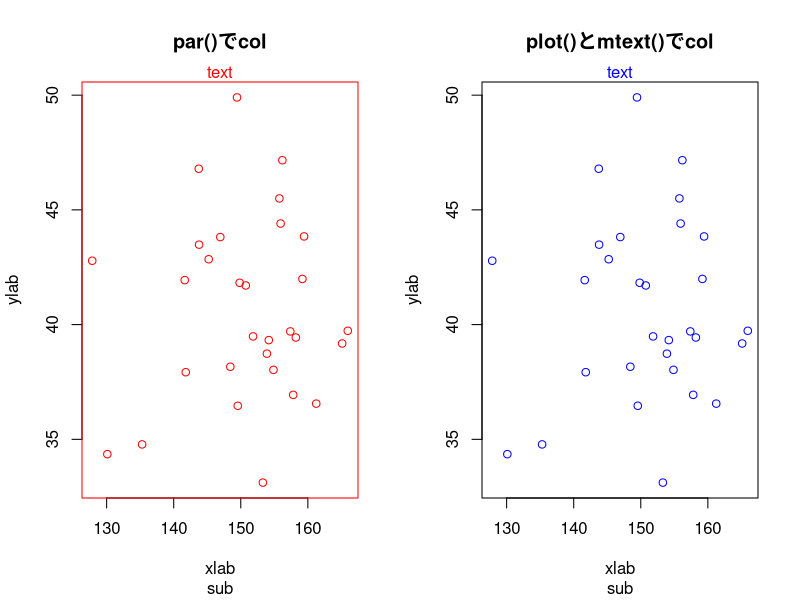
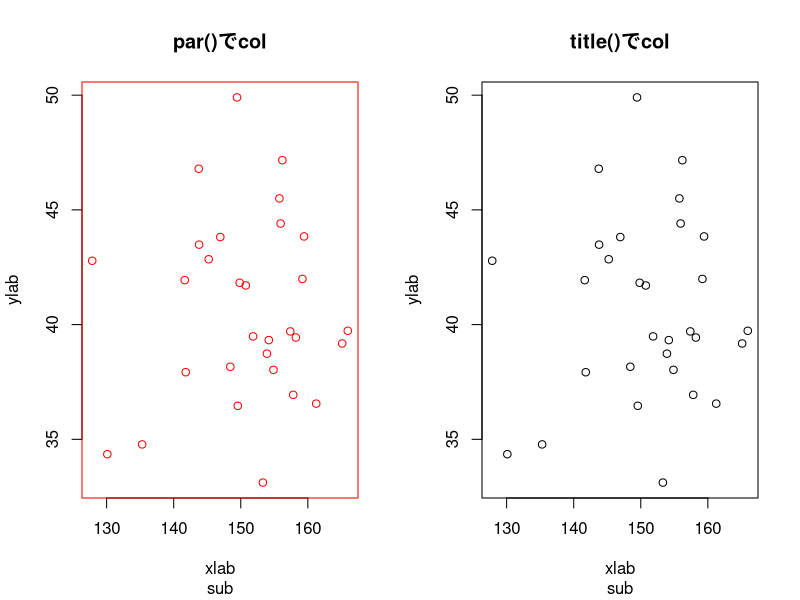
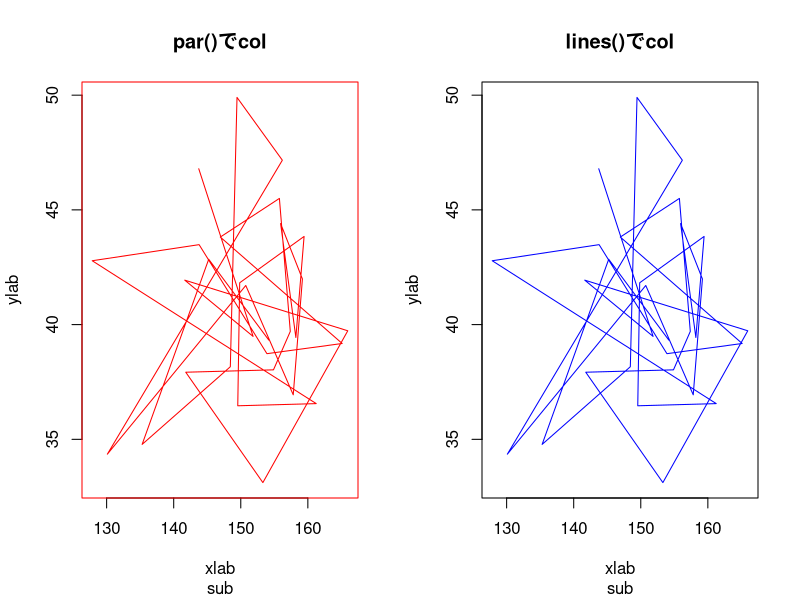
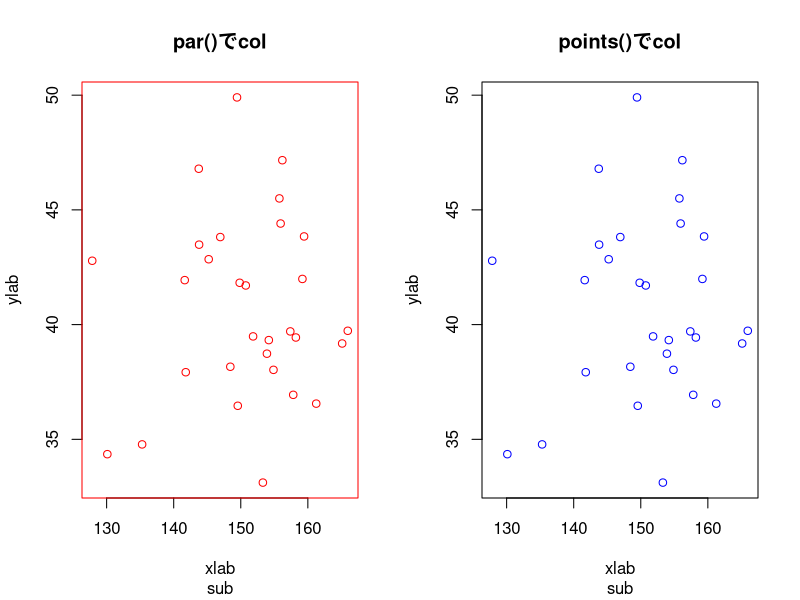
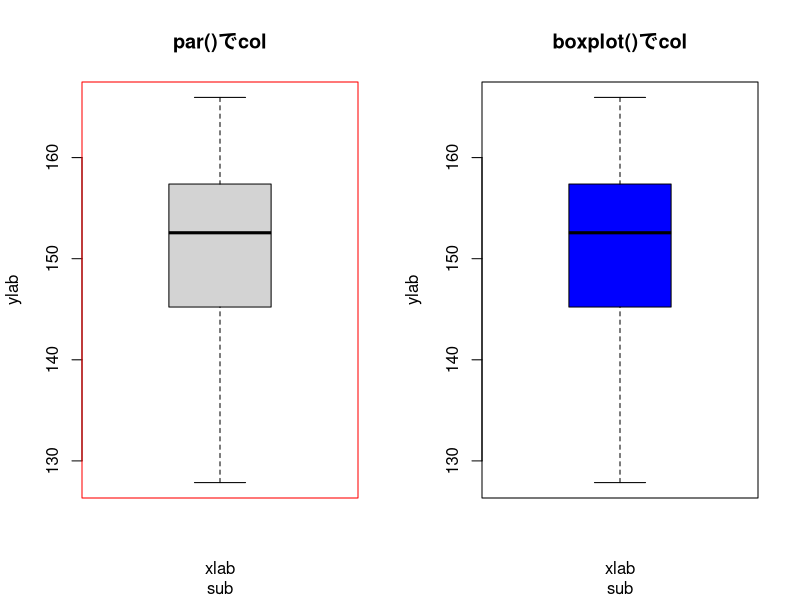
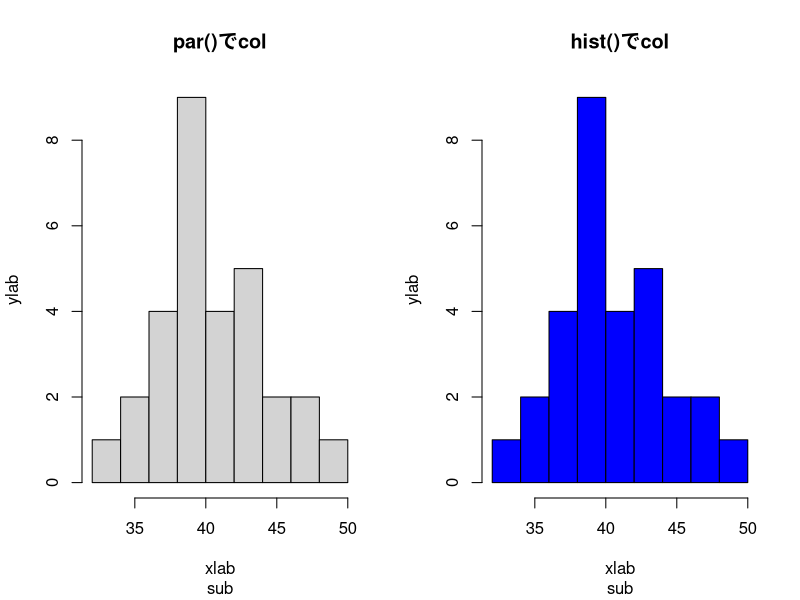
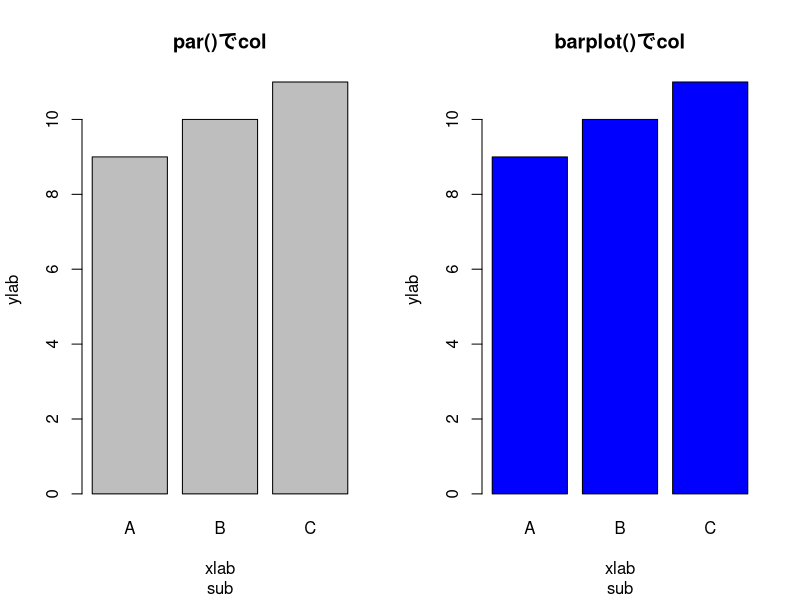

Here is the R script that generated these plots, in order: (Note: this script raises an error after producing the figures.)
## ---- chunk 1
set.seed(1)
dat <- data.frame(height = rnorm(30, 150, 10),
                  weight = rnorm(30, 40, 5),
                  sex = sample(c("M", "F"), 30, replace = TRUE),
                  village = sample(c("A", "B", "C"), 30, replace = TRUE),
                  disease = rbinom(30, 1, 0.3))
## ---- chunk 2
op1 <- par(mfrow = c(1, 2))

op2 <- par(col = "red")
plot(dat$height, dat$weight,
     main = "par()でcol", sub = "sub",
     xlab = "xlab", ylab = "ylab")
mtext("text")
par(op2)

plot(dat$height, dat$weight, col = "blue",
     main = "plot()とmtext()でcol", sub = "sub", 
     xlab = "xlab", ylab = "ylab")
mtext("text", col = "blue")

op2 <- par(col = "red")
plot(dat$height, dat$weight,
     main = "", sub = "",
     xlab = "", ylab = "")
title(main = "par()でcol", sub = "sub",
      xlab = "xlab", ylab = "ylab")
par(op2)

plot(dat$height, dat$weight,
     main = "", sub = "", 
     xlab = "", ylab = "")
title(main = "title()でcol", sub = "sub",
      xlab = "xlab", ylab = "ylab",
      col = "blue")

op2 <- par(col = "red")
plot(dat$height, dat$weight, type = "n",
     main = "par()でcol", sub = "sub",
     xlab = "xlab", ylab = "ylab")
lines(dat$height, dat$weight)
par(op2)

plot(dat$height, dat$weight, type = "n",
     main = "lines()でcol", sub = "sub",
     xlab = "xlab", ylab = "ylab")
lines(dat$height, dat$weight, col = "blue")

op2 <- par(col = "red")
plot(dat$height, dat$weight, type = "n",
     main = "par()でcol", sub = "sub",
     xlab = "xlab", ylab = "ylab")
points(dat$height, dat$weight)
par(op2)

plot(dat$height, dat$weight, type = "n",
     main = "points()でcol", sub = "sub",
     xlab = "xlab", ylab = "ylab")
points(dat$height, dat$weight, col = "blue")

par(op1)
## ---- chunk 3
op1 <- par(mfrow = c(1, 2))
op2 <- par(col = "red")
boxplot(dat$height,
        main = "par()でcol", sub = "sub",
        xlab = "xlab", ylab = "ylab")
par(op2)

boxplot(dat$height, col = "blue",
        main = "boxplot()でcol", sub = "sub",
        xlab = "xlab", ylab = "ylab")
par(op1)
## ---- chunk 4
op1 <- par(mfrow = c(1, 2))
op2 <- par(col = "red")
hist(dat$weight,
     main = "par()でcol", sub = "sub",
     xlab = "xlab", ylab = "ylab")
par(op2)

hist(dat$weight, col = "blue",
     main = "hist()でcol", sub = "sub",
     xlab = "xlab", ylab = "ylab")
par(op1)
## ---- chunk 5
op1 <- par(mfrow = c(1, 2))
op2 <- par(col = "red")
barplot(table(dat$village),
        main = "par()でcol", sub = "sub",
        xlab = "xlab", ylab = "ylab")
par(op2)
barplot(table(dat$village), col = "blue",
        main = "barplot()でcol", sub = "sub",
        xlab = "xlab", ylab = "ylab")
par(op1)
## ---- chunk 6
op1 <- par(mfrow = c(1, 2))
op2 <- par(col = "red")
plot(dat$sex, dat$village,
     main = "main", sub = "sub",
     xlab = "xlab", ylab = "ylab")
par(op2)
plot(dat$sex, dat$village, col = "blue",
     main = "main", sub = "sub",
     xlab = "xlab", ylab = "ylab")
par(op1)
## ---- chunk 7
op1 <- par(mfrow = c(1, 2))
op2 <- par(col = "red")
mosaicplot(dat$sex ~ dat$village,
           main = "main", sub = "sub",
           xlab = "xlab", ylab = "ylab")
par(op2)
mosaicplot(dat$sex ~ dat$village, col = "blue",
           main = "main", sub = "sub",
           xlab = "xlab", ylab = "ylab")
par(op1)
## ---- chunk 8
op1 <- par(mfrow = c(1, 2))
op2 <- par(col = "red")
plot(0:10, type = "n")
rect(1, 1, 9, 9)
par(op2)

plot(0:10, type = "n")
rect(1, 1, 9, 9, col = "blue")
par(op1)
## ---- chunk 9
# op1 <- par(mfrow = c(2, 2))
# op2 <- par(lty = "dashed")
# plot(x1, x2, type = "l")# 線は破線
# plot(x1, x2, type = "l", lty = "solid")# 線は実線
# plot(x1, x2, type = "l")# 線は破線
# par(op2)
# par(op1)
## ---- chunk 10
# 作図系の領域の理解と制御
# データの作成
dat <- data.frame(x = 0:10, y = 0:10)

# データのプロット
## 「outer」領域の確保
par(oma = c(3, 3, 3, 3)) # すべてのサイドに3行

## 「figure」領域の確保
par(mar = c(5, 4, 4, 2) + 0.1) # 下5.1行、左、上4.1行、右2.1行
# par(mar = c(5.1, 4.1, 4.1, 2.1))と同じ

# プロット
plot(dat$x, dat$y, type = "n", xlab = "X", ylab = "Y")

# テキスト表示
## プロット領域（plot）
text(5, 5, "プロット領域", col = "red", cex = 2)
text(5, 4, "text(5, 5, \"プロット領域\", col = \"red\", cex = 2)",
     col = "red", cex = 1)
box("plot", col = "red") # プロット領域（plot）を囲む

## 作図領域（figure）
mtext("作図領域", side = 3, line = 2, cex = 2, col = "green")
mtext("par(mar = c(5, 4, 4, 2) + 0.1)", side = 3, line = 1,
      cex = 1, col = "green")
### 上（行は0から数える）
mtext("Line 0", side = 3, line = 0, adj = 1.0, cex = 1, col = "green")
mtext("Line 1", side = 3, line = 1, adj = 1.0, cex = 1, col = "green")
mtext("Line 2", side = 3, line = 2, adj = 1.0, cex = 1, col = "green")
mtext("Line 3", side = 3, line = 3, adj = 1.0, cex = 1, col = "green")
### 左
mtext("Line 0", side = 2, line = 0, adj = 1.0, cex = 1, col = "green")
mtext("Line 1", side = 2, line = 1, adj = 1.0, cex = 1, col = "green")
mtext("Line 2", side = 2, line = 2, adj = 1.0, cex = 1, col = "green")
mtext("Line 3", side = 2, line = 3, adj = 1.0, cex = 1, col = "green")
box("figure", col="green") # 作図領域（figure）を囲む

## デバイス領域（outer）
mtext("デバイス領域", side = 1, line = 1,
      cex = 2, col = "blue", outer = TRUE)
mtext("par(oma = c(3, 3, 3, 3))", side = 1, line = 2,
      cex = 1, col = "blue", outer = TRUE)
mtext("Line 0", side=1, line = 0, adj = 0.0,
      cex = 1, col = "blue", outer = TRUE)
mtext("Line 1", side=1, line = 1, adj = 0.0,
      cex = 1, col = "blue", outer = TRUE)
mtext("Line 2", side=1, line = 2, adj = 0.0,
      cex = 1, col = "blue", outer = TRUE)
box("outer", col="blue") # デバイス領域（figure）を囲む
